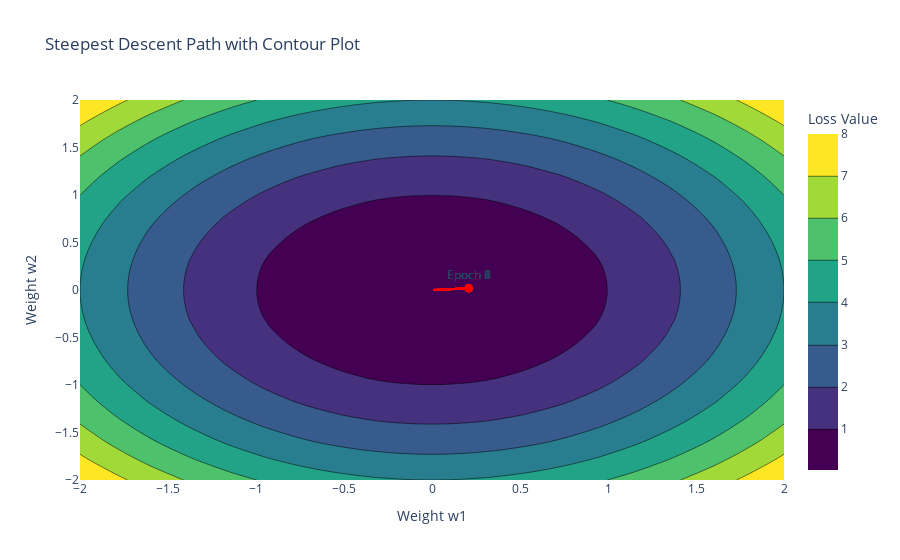

This figure's notebook cell:
### Code cell
import plotly.graph_objects as go
# Create a Plotly contour plot
fig = go.Figure(data=go.Contour(
    z=Z,
    x=w1_vals,
    y=w2_vals,
    colorscale='Viridis',
    colorbar=dict(title='Loss Value'),
))

# Loop through the training history and extract weight values after each epoch
for epoch in range(1, len(loss_history)):
    # Get model weights after this epoch
    model.set_weights(weights_history[epoch])

    # Extract weights (Assume 2D weight matrix for this simple case)
    w1, w2 = model.layers[1].get_weights()[0][0, 0], model.layers[1].get_weights()[0][1, 0]  # Adjust based on your model's structure

    # Compute gradients (steepest descent: negative gradient)
    grad = gradient(w1, w2)
    grad_norm = np.linalg.norm(grad)  # To normalize the gradient direction
    grad = -grad / grad_norm  # Steepest descent direction (negative gradient)

    # Add an arrow showing the steepest descent direction
    fig.add_trace(go.Scatter(
        x=[w1],
        y=[w2],
        mode='markers+text',
        marker=dict(color='red', size=8),
        text=['Epoch {}'.format(epoch)],
        textposition='top center'
    ))

    # Add an arrow indicating the steepest descent direction
    fig.add_trace(go.Scatter(
        x=[w1, w1 + grad[0] * 0.2],
        y=[w2, w2 + grad[1] * 0.2],
        mode='lines+text',
        line=dict(color='red', width=2),
        text=[''],
        textposition='top center'
    ))

# Labels and title
fig.update_layout(
    title="Steepest Descent Path with Contour Plot",
    xaxis_title="Weight w1",
    yaxis_title="Weight w2",
    showlegend=False
)

fig.show()

### Figure 1 — Plotly figure (JSON) as saved in the notebook; plotly's stock layout.template omitted (floating-point values rounded to 4 significant figures; data arrays with more than 128 entries replaced by an {"elided": "..."} marker saying what was removed)
{"data": [{"colorbar": {"title": {"text": "Loss Value"}}, "colorscale": [[0, "#440154"], [0.1111, "#482878"], [0.2222, "#3e4989"], [0.3333, "#31688e"], [0.4444, "#26828e"], [0.5556, "#1f9e89"], [0.6667, "#35b779"], [0.7778, "#6ece58"], [0.8889, "#b5de2b"], [1, "#fde725"]], "type": "contour", "x": [-2.0, -1.789, -1.579, -1.368, -1.158, -0.9474, -0.7368, -0.5263, -0.3158, -0.1053, 0.1053, 0.3158, 0.5263, 0.7368, 0.9474, 1.158, 1.368, 1.579, 1.789, 2.0], "y": [-2.0, -1.789, -1.579, -1.368, -1.158, -0.9474, -0.7368, -0.5263, -0.3158, -0.1053, 0.1053, 0.3158, 0.5263, 0.7368, 0.9474, 1.158, 1.368, 1.579, 1.789, 2.0], "z": {"elided": "20x20 float values"}}, {"marker": {"color": "red", "size": 8}, "mode": "markers+text", "text": ["Epoch 1"], "textposition": "top center", "type": "scatter", "x": [0.2088], "y": [0.01828]}, {"line": {"color": "red", "width": 2}, "mode": "lines+text", "text": [""], "textposition": "top center", "type": "scatter", "x": [0.2088, 0.009591], "y": [0.01828, 0.0008396]}, {"marker": {"color": "red", "size": 8}, "mode": "markers+text", "text": ["Epoch 2"], "textposition": "top center", "type": "scatter", "x": [0.2088], "y": [0.01828]}, {"line": {"color": "red", "width": 2}, "mode": "lines+text", "text": [""], "textposition": "top center", "type": "scatter", "x": [0.2088, 0.009591], "y": [0.01828, 0.0008396]}, {"marker": {"color": "red", "size": 8}, "mode": "markers+text", "text": ["Epoch 3"], "textposition": "top center", "type": "scatter", "x": [0.2088], "y": [0.01828]}, {"line": {"color": "red", "width": 2}, "mode": "lines+text", "text": [""], "textposition": "top center", "type": "scatter", "x": [0.2088, 0.009591], "y": [0.01828, 0.0008396]}, {"marker": {"color": "red", "size": 8}, "mode": "markers+text", "text": ["Epoch 4"], "textposition": "top center", "type": "scatter", "x": [0.2088], "y": [0.01828]}, {"line": {"color": "red", "width": 2}, "mode": "lines+text", "text": [""], "textposition": "top center", "type": "scatter", "x": [0.2088, 0.009591], "y": [0.01828, 0.0008396]}, {"marker": {"color": "red", "size": 8}, "mode": "markers+text", "text": ["Epoch 5"], "textposition": "top center", "type": "scatter", "x": [0.2088], "y": [0.01828]}, {"line": {"color": "red", "width": 2}, "mode": "lines+text", "text": [""], "textposition": "top center", "type": "scatter", "x": [0.2088, 0.009591], "y": [0.01828, 0.0008396]}, {"marker": {"color": "red", "size": 8}, "mode": "markers+text", "text": ["Epoch 6"], "textposition": "top center", "type": "scatter", "x": [0.2088], "y": [0.01828]}, {"line": {"color": "red", "width": 2}, "mode": "lines+text", "text": [""], "textposition": "top center", "type": "scatter", "x": [0.2088, 0.009591], "y": [0.01828, 0.0008396]}, {"marker": {"color": "red", "size": 8}, "mode": "markers+text", "text": ["Epoch 7"], "textposition": "top center", "type": "scatter", "x": [0.2088], "y": [0.01828]}, {"line": {"color": "red", "width": 2}, "mode": "lines+text", "text": [""], "textposition": "top center", "type": "scatter", "x": [0.2088, 0.009591], "y": [0.01828, 0.0008396]}, {"marker": {"color": "red", "size": 8}, "mode": "markers+text", "text": ["Epoch 8"], "textposition": "top center", "type": "scatter", "x": [0.2088], "y": [0.01828]}, {"line": {"color": "red", "width": 2}, "mode": "lines+text", "text": [""], "textposition": "top center", "type": "scatter", "x": [0.2088, 0.009591], "y": [0.01828, 0.0008396]}, {"marker": {"color": "red", "size": 8}, "mode": "markers+text", "text": ["Epoch 9"], "textposition": "top center", "type": "scatter", "x": [0.2088], "y": [0.01828]}, {"line": {"color": "red", "width": 2}, "mode": "lines+text", "text": [""], "textposition": "top center", "type": "scatter", "x": [0.2088, 0.009591], "y": [0.01828, 0.0008396]}], "layout": {"showlegend": false, "title": {"text": "Steepest Descent Path with Contour Plot"}, "xaxis": {"title": {"text": "Weight w1"}}, "yaxis": {"title": {"text": "Weight w2"}}}}
